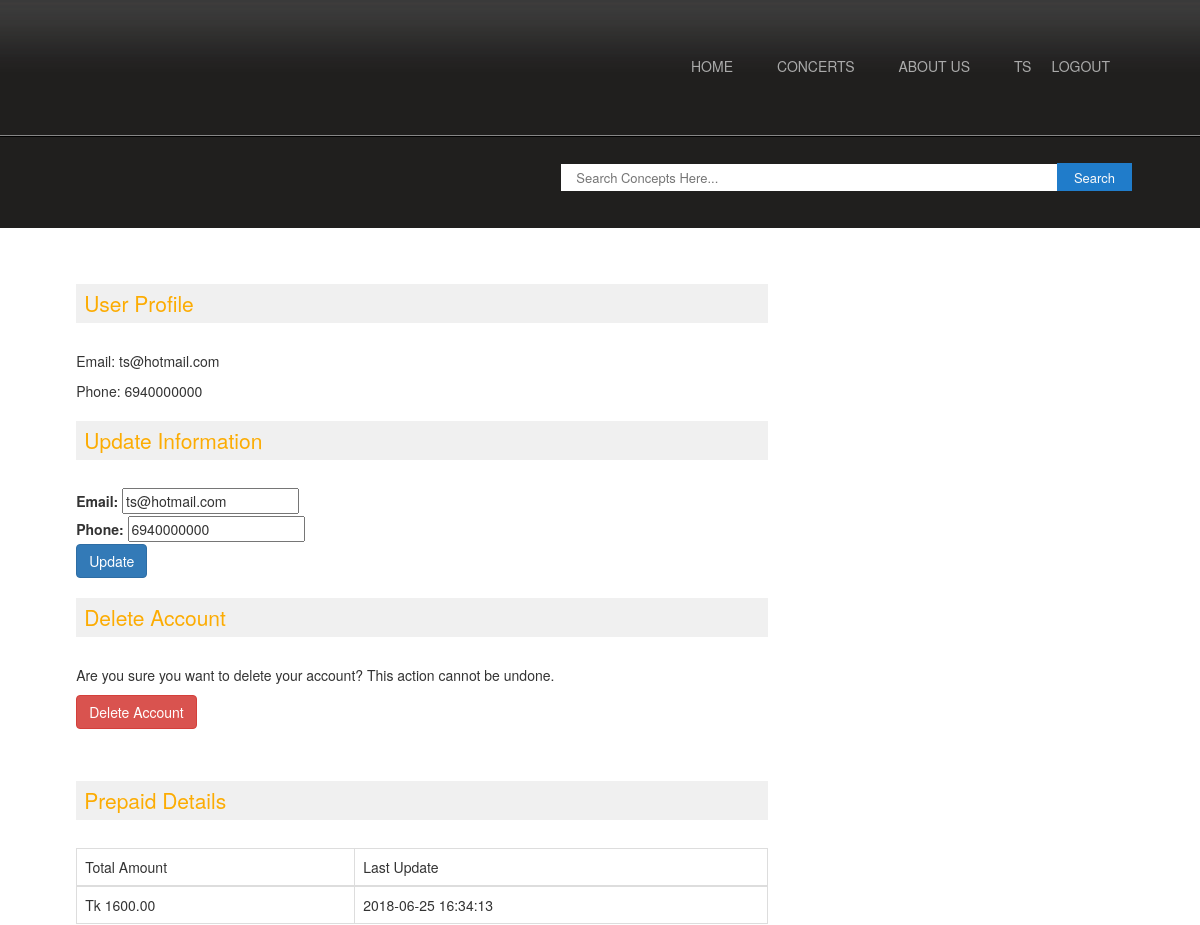
The page /profile.php (signed in, upper part) on the database as committed earlier.
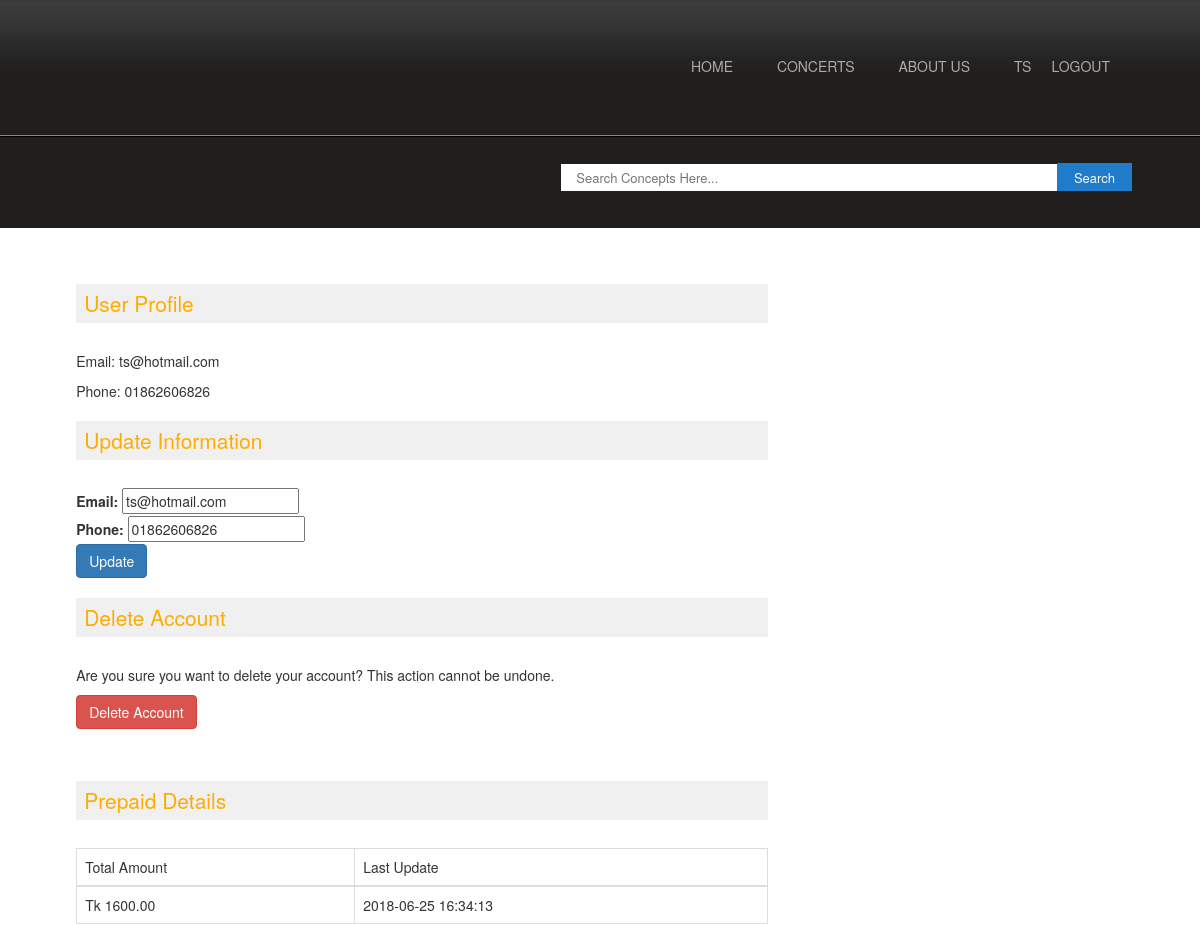
The same page on the database as committed later.
### tables this page shows
CREATE TABLE `tbl_registration` (
  `user_id` int(11) NOT NULL,
  `name` varchar(50) NOT NULL,
  `email` varchar(50) NOT NULL,
  `phone` varchar(11) NOT NULL,
  `totalAmount` decimal(8,2) NOT NULL,
  `lastUpdate` timestamp NOT NULL DEFAULT CURRENT_TIMESTAMP
);

### profile.php (the view, shortened to what this page needs)
<?php
include('header.php');
$user_id = $_SESSION['user'];
$query = "SELECT email, phone, totalAmount, lastUpdate FROM tbl_registration WHERE user_id = '$user_id'";
$result = mysqli_query($con, $query);
$user_info = mysqli_fetch_assoc($result);
?>
<div class="content">
    <div class="wrap">
        <div class="content-top">
            <div class="section group">
                <div class="about span_1_of_2">
                    <h3>User Profile</h3>
                    <p>Email: <?php echo $user_info['email']; ?></p>
                    <p>Phone: <?php echo $user_info['phone']; ?></p>
                    <h3>Update Information</h3>
                    <form method="post" action="update_profile.php">
                        <label for="email">Email:</label>
                        <input type="email" id="email" name="email" value="<?php echo $user_info['email']; ?>" required>
                        <br>
                        <label for="phone">Phone:</label>
                        <input type="tel" id="phone" name="phone" value="<?php echo $user_info['phone']; ?>" required>
                        <br>
                        <button type="submit" class="btn btn-primary">Update</button>
                    </form>
                    <h3>Delete Account</h3>
                    <p>Are you sure you want to delete your account? This action cannot be undone.</p>
                    <button data-toggle="modal" data-target="#delete-modal" class="btn btn-danger">Delete Account</button>
                </div>
                <div class="about span_1_of_2">
                    <h3>Prepaid Details</h3>
                    <table class="table table-bordered">
                        <thead>
                            <th>Total Amount</th>
                            <th>Last Update</th>
                        </thead>
                        <tbody>
                            <tr>
                                <td>Tk <?php echo $user_info['totalAmount']; ?></td>
                                <td><?php echo $user_info['lastUpdate']; ?></td>
                            </tr>
                        </tbody>
                    </table>
                </div>
            </div>
        </div>
    </div>
</div>
<?php include('footer.php'); ?>

### header.php (shortened to what this page needs)
<?php include('config.php'); session_start(); date_default_timezone_set('Europe/Athens'); ?>
<!DOCTYPE HTML>
<html>
<head>
    <link rel="stylesheet" href="css/style.css" type="text/css" media="all" />
    <link rel="stylesheet" href="https://maxcdn.bootstrapcdn.com/bootstrap/3.3.7/css/bootstrap.min.css">
</head>
<body>
    <div class="header">
        <div class="header-top">
            <div class="wrap">
                <div class="nav-wrap">
                    <ul class="group" id="example-one">
                        <li><a href="index.php">Home</a></li>
                        <li><a href="concert_events.php">Concerts</a></li>
                        <li><a href="about_info.php">About Us</a></li>
                        <li>
                            <?php if (isset($_SESSION['user'])) {
                                $us = mysqli_query($con, "select * from tbl_registration where user_id='" . $_SESSION['user'] . "'");
                                $user = mysqli_fetch_array($us); ?>
                                <a href="profile.php"><?php echo $user['name']; ?></a>
                                <a href="logout.php">Logout</a>
                            <?php } else { ?>
                                <a href="login.php">Login</a>
                            <?php } ?>
                        </li>
                    </ul>
                </div>
            </div>
        </div>
        <div class="block">
            <div class="wrap">
                <form action="process_search.php" id="reservation-form" method="post" onsubmit="myFunction()">
                    <fieldset>
                        <div class="field">
                            <input type="text" placeholder="Search Concepts Here..." style="height:27px;width:500px" id="search111" name="searching">
                            <input type="submit" value="Search" style="height:28px;padding-top:4px" id="button111">
                        </div>
                    </fieldset>
                </form>
            </div>
        </div>
    </div>

Rows that differ between the two databases and show on the page:
changed tbl_registration "TS": phone "6940000000" → "01862606826"
